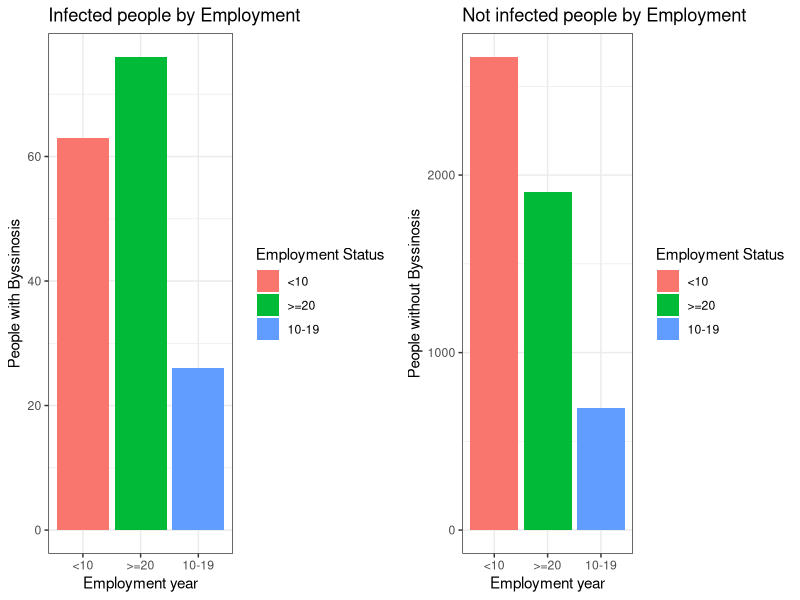
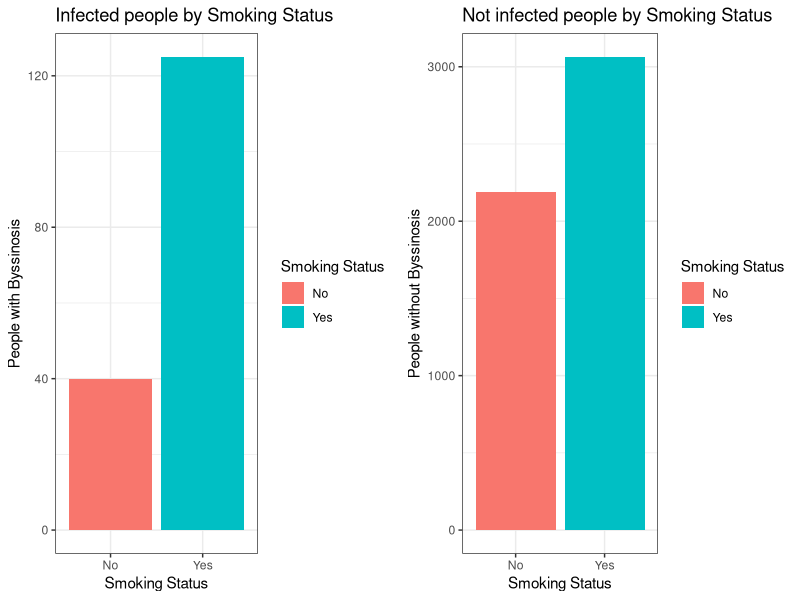
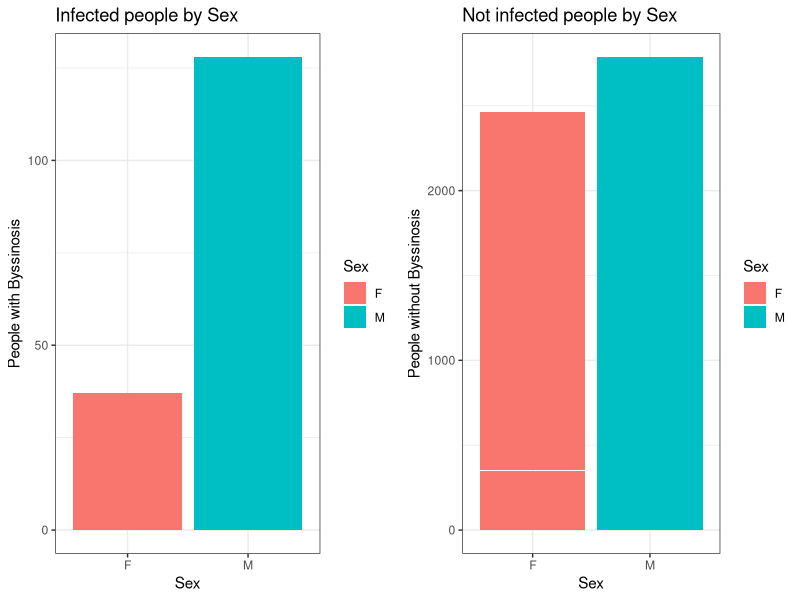
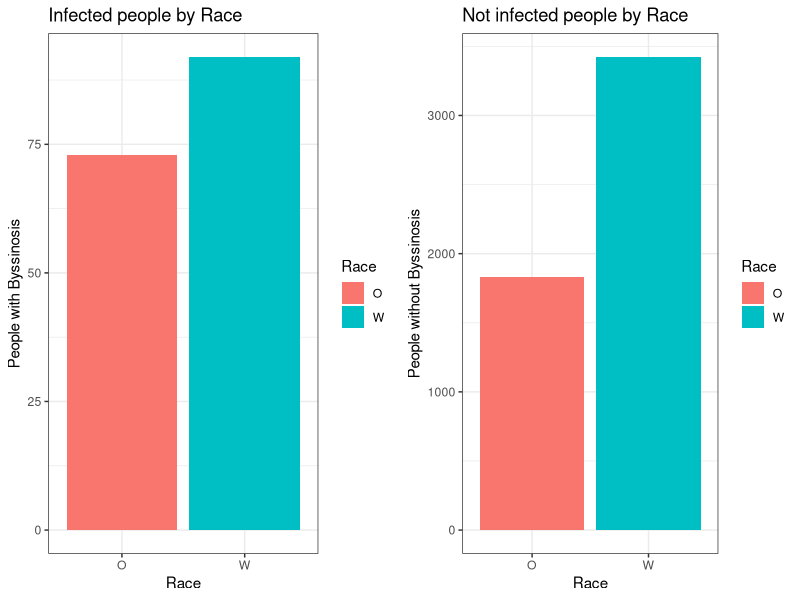
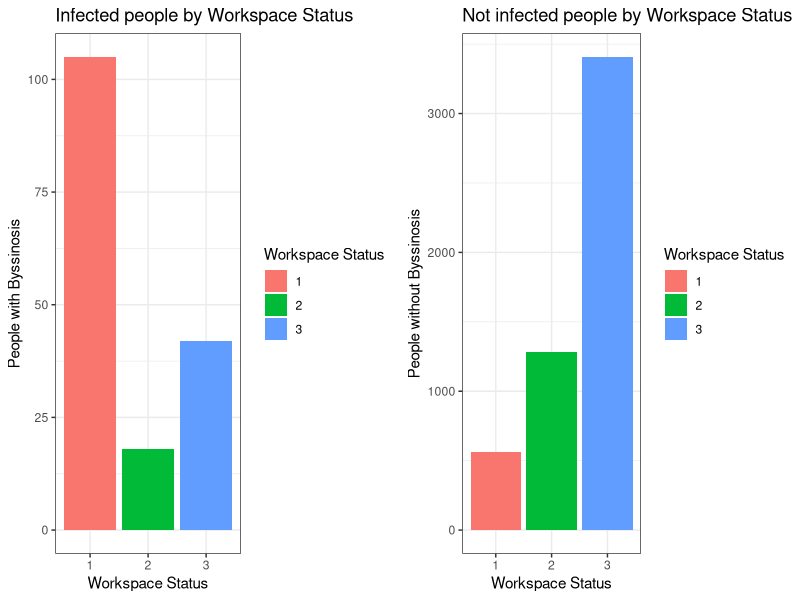

Write R code to recreate these figures, in order.
## ---- chunk 1
library(gridExtra)
library(ggplot2)
library(tidyr)
## ---- chunk 2
df=read.csv("Byssinosis.csv")
## ---- chunk 3
plot1 = ggplot(df, aes(x = factor(Employment), y = Byssinosis, fill = factor(Employment))) +
geom_bar(stat="identity") + ylab('People with Byssinosis') +
labs(title = 'Infected people by Employment', x = 'Employment year')+theme_bw()+
  guides(fill = guide_legend(title="Employment Status")) 
plot2 = ggplot(df, aes(x = factor(Employment), y = Non.Byssinosis, fill = factor(Employment))) +
geom_bar(stat="identity") + ylab('People without Byssinosis') +
labs(title = 'Not infected people by Employment', x = 'Employment year')+theme_bw()+
  guides(fill = guide_legend(title="Employment Status")) 

plot3 = ggplot(df, aes(x = factor(Smoking), y = Byssinosis, fill = factor(Smoking))) +
geom_bar(stat="identity") + ylab('People with Byssinosis') +
labs(title = 'Infected people by Smoking Status', x = 'Smoking Status')+theme_bw()+
  guides(fill = guide_legend(title="Smoking Status")) 
plot4 = ggplot(df, aes(x = factor(Smoking), y = Non.Byssinosis, fill = factor(Smoking))) +
geom_bar(stat="identity") + ylab('People without Byssinosis') +
labs(title = 'Not infected people by Smoking Status', x = 'Smoking Status')+theme_bw()+
  guides(fill = guide_legend(title="Smoking Status")) 

plot5 = ggplot(df, aes(x = factor(Sex), y = Byssinosis, fill = factor(Sex))) +
geom_bar(stat="identity") + ylab('People with Byssinosis') +
labs(title = 'Infected people by Sex', x = 'Sex')+theme_bw()+
  guides(fill = guide_legend(title="Sex")) 
plot6 = ggplot(df, aes(x = factor(Sex), y = Non.Byssinosis, fill = factor(Sex))) +
geom_bar(stat="identity") + ylab('People without Byssinosis') +
labs(title = 'Not infected people by Sex', x = 'Sex')+theme_bw()+
  guides(fill = guide_legend(title="Sex")) 

plot7 = ggplot(df, aes(x = factor(Race), y = Byssinosis, fill = factor(Race))) +
geom_bar(stat="identity") + ylab('People with Byssinosis') +
labs(title = 'Infected people by Race', x = 'Race')+theme_bw()+
  guides(fill = guide_legend(title="Race")) 
plot8 = ggplot(df, aes(x = factor(Race), y = Non.Byssinosis, fill = factor(Race))) +
geom_bar(stat="identity") + ylab('People without Byssinosis') +
labs(title = 'Not infected people by Race', x = 'Race')+theme_bw()+
  guides(fill = guide_legend(title="Race")) 

plot9 = ggplot(df, aes(x = factor(Workspace), y = Byssinosis, fill = factor(Workspace))) +
geom_bar(stat="identity") + ylab('People with Byssinosis') +
labs(title = 'Infected people by Workspace Status', x = 'Workspace Status')+theme_bw()+
  guides(fill = guide_legend(title="Workspace Status")) 
plot0 = ggplot(df, aes(x = factor(Workspace), y = Non.Byssinosis, fill = factor(Workspace))) +
geom_bar(stat="identity") + ylab('People without Byssinosis') +
labs(title = 'Not infected people by Workspace Status', x = 'Workspace Status')+theme_bw()+
  guides(fill = guide_legend(title="Workspace Status"))

## ---- chunk 4
grid.arrange(plot1, plot2, ncol=2)
## ---- chunk 5
grid.arrange(plot3, plot4, ncol=2)
## ---- chunk 6
grid.arrange(plot5, plot6, ncol=2)
## ---- chunk 7
grid.arrange(plot7, plot8, ncol=2)
## ---- chunk 8
grid.arrange(plot9, plot0, ncol=2)
## ---- chunk 9
longdf=gather(df,Condition,Number,Byssinosis:Non.Byssinosis,factor_key = TRUE)
ndf=longdf[!(longdf$Number==0),]
table1=table(ndf$Employment,ndf$Condition)
table2=table(ndf$Smoking,ndf$Condition)
table3=table(ndf$Sex,ndf$Condition)
table4=table(ndf$Race,ndf$Condition)
table5=table(ndf$Workspace,ndf$Condition)
## ---- chunk 10
the.test = chisq.test(table1,correct = FALSE,simulate.p.value=TRUE)
eij = round(the.test$expected,digits=2)
disc = (table1-eij)^2/eij
discsum = sum(disc)
pval1 = 1-pchisq(discsum,2)

the.test = chisq.test(table2,correct = FALSE,simulate.p.value=TRUE)
eij = round(the.test$expected,digits=2)
disc = (table2-eij)^2/eij
discsum = sum(disc)
pval2 = 1-pchisq(discsum,1)

the.test = chisq.test(table3,correct = FALSE,simulate.p.value=TRUE)
eij = round(the.test$expected,digits=2)
disc = (table3-eij)^2/eij
discsum = sum(disc)
pval3 = 1-pchisq(discsum,1)

the.test = chisq.test(table4,correct = FALSE,simulate.p.value=TRUE)
eij = round(the.test$expected,digits=2)
disc = (table4-eij)^2/eij
discsum = sum(disc)
pval4 = 1-pchisq(discsum,1)

the.test = chisq.test(table5,correct = FALSE,simulate.p.value=TRUE)
eij = round(the.test$expected,digits=2)
disc = (table5-eij)^2/eij
discsum = sum(disc)
pval5 = 1-pchisq(discsum,2)
## ---- chunk 11
odd1=(table1[1,1]*table1[2,2])/(table1[2,1]*table1[1,2])
odd2=unname(fisher.test(table2)$estimate)
odd3=unname(fisher.test(table3)$estimate)
odd4=unname(fisher.test(table4)$estimate)
odd5=(table5[1,1]*table5[3,2])/(table5[3,1]*table5[1,2])
## ---- chunk 12
result <- step(glm(cbind(Byssinosis, Non.Byssinosis)~1,binomial,df),
               scope = ~Employment*Smoking*Sex*Race*Workspace,
               k=log(32),
               trace=0,
               directioin='forward')
## ---- chunk 13
myGlm <- glm(cbind(Byssinosis, Non.Byssinosis)~Employment+Smoking+Workspace, family=binomial, df)
